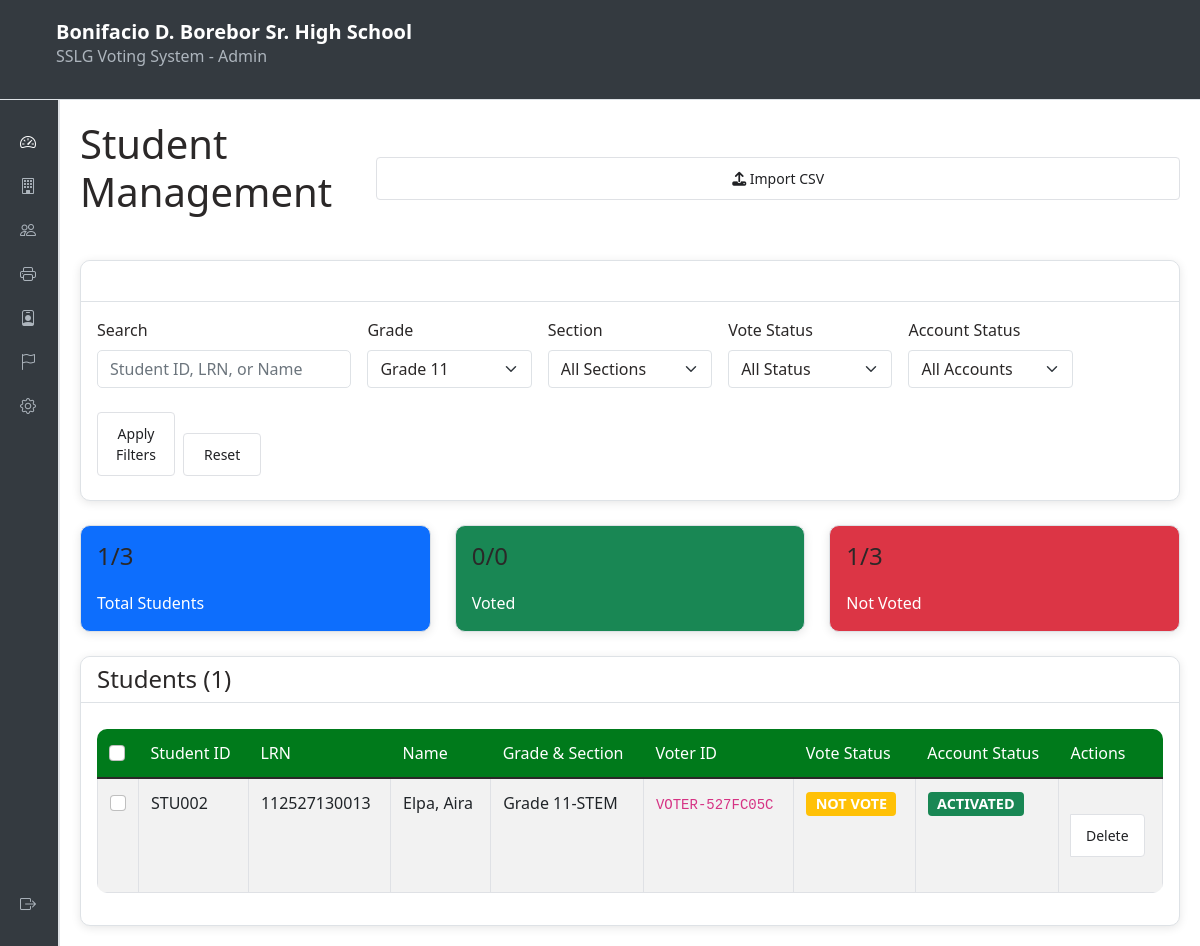
The app's page /admin/students.php?filter_grade=11 (signed in), older data.
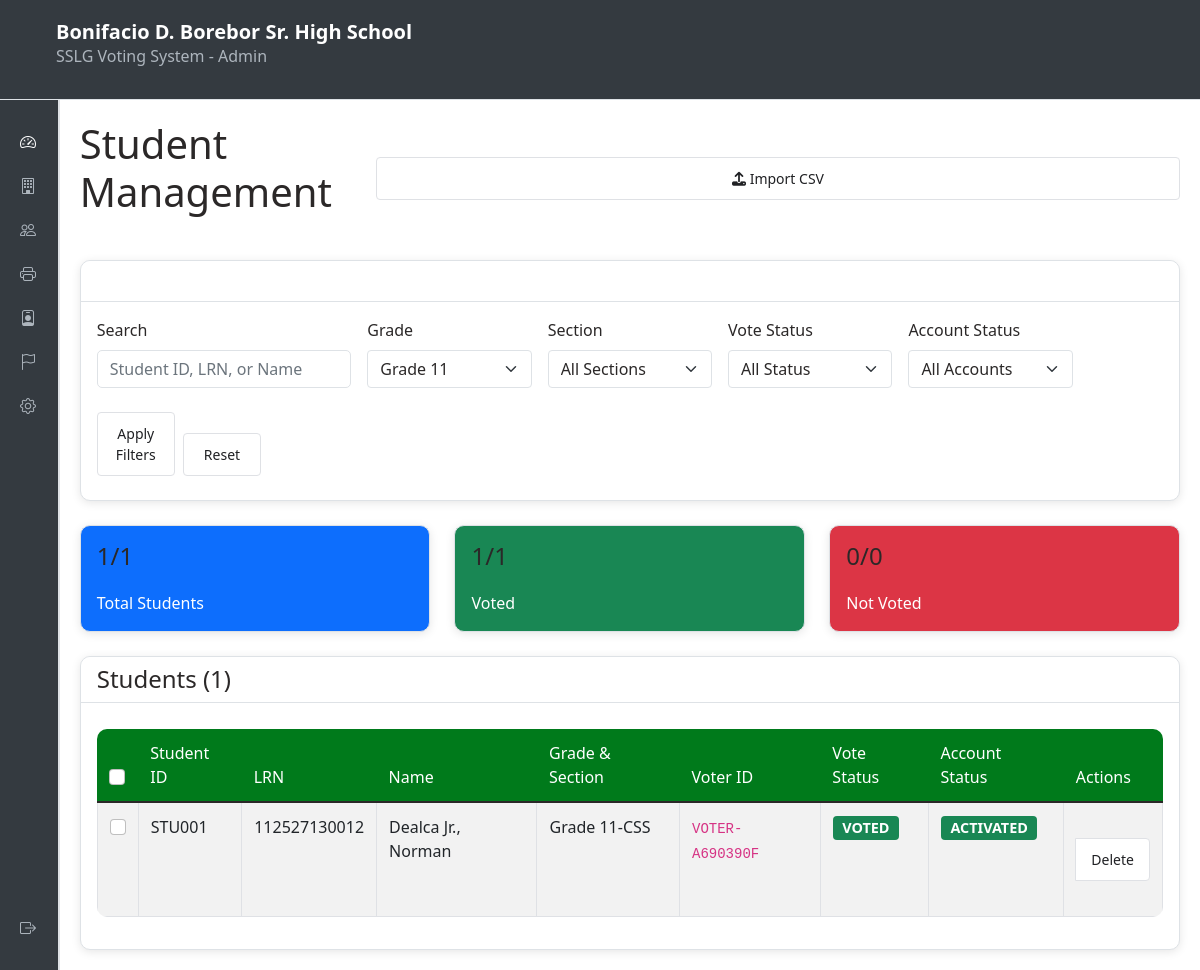
The same page, newer data.
### tables this page shows
CREATE TABLE users (
            id INTEGER PRIMARY KEY AUTOINCREMENT,
            student_id TEXT NOT NULL UNIQUE,
            password_hash TEXT NOT NULL,
            role TEXT NOT NULL DEFAULT 'voter',
            first_name TEXT,
            last_name TEXT,
            grade TEXT,
            section TEXT,
            is_active INTEGER NOT NULL DEFAULT 1,
            voter_id_card TEXT UNIQUE,
            created_at TEXT DEFAULT CURRENT_TIMESTAMP,
            updated_at TEXT DEFAULT CURRENT_TIMESTAMP
        , token_validated INTEGER DEFAULT 0, track TEXT, lrn VARCHAR(20) DEFAULT NULL, has_voted INTEGER DEFAULT 0);

### admin/students.php (the view, shortened to what this page needs)
<?php
$db = getDBConnection();
$filter_grade = $_GET['filter_grade'] ?? '';
$search_query = $_GET['search'] ?? '';
$query = "SELECT u.*, CASE WHEN v.id IS NOT NULL THEN 1 ELSE 0 END as has_voted FROM users u LEFT JOIN votes v ON u.id = v.voter_id WHERE u.role = 'voter'";
$params = [];
if (!empty($filter_grade)) {
    $query .= " AND u.grade = ?";
    $params[] = $filter_grade;
}
$query .= " GROUP BY u.id ORDER BY u.grade, u.section, u.last_name, u.first_name";
$stmt = $db->prepare($query);
$stmt->execute($params);
$students = $stmt->fetchAll();
$grades_query = "SELECT DISTINCT grade FROM users WHERE role = 'voter' ORDER BY CAST(grade AS UNSIGNED)";
$all_grades = $db->query($grades_query)->fetchAll(PDO::FETCH_COLUMN);
$total_students = count($students);
$voted_students = count(array_filter($students, fn($s) => $s['has_voted']));
$not_voted_students = $total_students - $voted_students;
$all_students_query = $db->query("SELECT COUNT(DISTINCT u.id) as total, COUNT(DISTINCT v.voter_id) as voted FROM users u LEFT JOIN votes v ON u.id = v.voter_id WHERE u.role = 'voter'")->fetch();
$all_total = $all_students_query['total'];
$all_voted = $all_students_query['voted'];
$all_not_voted = $all_total - $all_voted;
include '../includes/admin_header.php';
include '../includes/admin_sidebar.php';
?>
<div class="admin-content">
    <div class="d-flex justify-content-between align-items-center mb-4">
        <h1>Student Management</h1>
        <button type="button" class="btn btn-primary" data-bs-toggle="modal" data-bs-target="#importModal">
            <i class="fas fa-upload"></i> Import CSV
        </button>
    </div>
    <div class="card mb-4">
        <div class="card-header">
            <h5 class="mb-0">Filters</h5>
        </div>
        <div class="card-body">
            <form method="GET" action="" class="row g-3">
                <div class="col-md-3">
                    <label for="search" class="form-label">Search</label>
                    <input type="text" class="form-control" id="search" name="search" placeholder="Student ID, LRN, or Name" value="<?php echo htmlspecialchars($search_query); ?>">
                </div>
                <div class="col-md-2">
                    <label for="filter_grade" class="form-label">Grade</label>
                    <select class="form-select" id="filter_grade" name="filter_grade">
                        <?php foreach ($all_grades as $grade): ?>
                            <option value="<?php echo htmlspecialchars($grade); ?>" <?php echo $filter_grade === $grade ? 'selected' : ''; ?>>Grade <?php echo htmlspecialchars($grade); ?></option>
                        <?php endforeach; ?>
                    </select>
                </div>
                <div class="col-md-2">
                    <label for="filter_section" class="form-label">Section</label>
                    <select class="form-select" id="filter_section" name="filter_section">
                        <option value="">All Sections</option>
                    </select>
                </div>
                <div class="col-md-2">
                    <label for="filter_status" class="form-label">Vote Status</label>
                    <select class="form-select" id="filter_status" name="filter_status">
                        <option value="">All Status</option>
                    </select>
                </div>
                <div class="col-md-2">
                    <label for="filter_active" class="form-label">Account Status</label>
                    <select class="form-select" id="filter_active" name="filter_active">
                        <option value="">All Accounts</option>
                    </select>
                </div>
                <div class="col-md-2 d-flex align-items-end gap-2">
                    <button type="submit" class="btn btn-primary flex-grow-1">Apply Filters</button>
                    <a href="students.php" class="btn btn-secondary">Reset</a>
                </div>
            </form>
        </div>
    </div>
    <div class="row mb-4">
        <div class="col-md-4">
            <div class="card bg-primary text-white">
                <div class="card-body">
                    <h4><?php echo $total_students; ?>/<?php echo $all_total; ?></h4>
                    <p class="mb-0">Total Students</p>
                </div>
            </div>
        </div>
        <div class="col-md-4">
            <div class="card bg-success text-white">
                <div class="card-body">
                    <h4><?php echo $voted_students; ?>/<?php echo $all_voted; ?></h4>
                    <p class="mb-0">Voted</p>
                </div>
            </div>
        </div>
        <div class="col-md-4">
            <div class="card bg-danger text-white">
                <div class="card-body">
                    <h4><?php echo $not_voted_students; ?>/<?php echo $all_not_voted; ?></h4>
                    <p class="mb-0">Not Voted</p>
                </div>
            </div>
        </div>
    </div>
    <form method="POST" id="bulkForm">
        <div class="card">
            <div class="card-header d-flex justify-content-between align-items-center">
                <h4 class="mb-0">Students (<?php echo $total_students; ?>)</h4>
            </div>
            <div class="card-body">
                <div class="table-responsive">
                    <table class="table table-striped" id="studentsTable">
                        <thead>
                            <tr>
                                <th style="width:40px;">
                                    <input type="checkbox" id="selectAll" class="form-check-input" title="Select All">
                                </th>
                                <th>Student ID</th>
                                <th>LRN</th>
                                <th>Name</th>
                                <th>Grade & Section</th>
                                <th>Voter ID</th>
                                <th>Vote Status</th>
                                <th>Account Status</th>
                                <th>Actions</th>
                            </tr>
                        </thead>
                        <tbody>
                            <?php foreach ($students as $student): ?>
                                <tr>
                                    <td>
                                        <input type="checkbox" name="selected_ids[]" value="<?php echo $student['id']; ?>" class="form-check-input row-checkbox">
                                    </td>
                                    <td><?php echo htmlspecialchars($student['student_id']); ?></td>
                                    <td><?php echo htmlspecialchars($student['lrn'] ?? ''); ?></td>
                                    <td><?php echo htmlspecialchars($student['last_name'] . ', ' . $student['first_name']); ?></td>
                                    <td><?php echo htmlspecialchars('Grade ' . $student['grade'] . '-' . $student['section']); ?></td>
                                    <td><code><?php echo htmlspecialchars($student['voter_id_card']); ?></code></td>
                                    <td>
                                        <span class="badge <?php echo $student['has_voted'] ? 'bg-success' : 'bg-warning'; ?>">
                                            <?php echo $student['has_voted'] ? 'VOTED' : 'NOT VOTE'; ?>
                                        </span>
                                    </td>
                                    <td>
                                        <span class="badge <?php echo $student['is_active'] ? 'bg-success' : 'bg-danger'; ?>">
                                            <?php echo $student['is_active'] ? 'ACTIVATED' : 'NOT ACTIVATED'; ?>
                                        </span>
                                    </td>
                                    <td>
                                        <div class="btn-group btn-group-sm">
                                            <form method="POST" class="d-inline" data-no-transition onsubmit="return confirm('Are you sure you want to delete this student? This action cannot be undone.')">
                                                <button type="submit" class="btn btn-outline-danger btn-sm">Delete</button>
                                            </form>
                                        </div>
                                    </td>
                                </tr>
                            <?php endforeach; ?>
                        </tbody>
                    </table>
                </div>
            </div>
        </div>
    </form>
</div>
<?php include __DIR__ . '/../includes/admin_footer.php'; ?>

### includes/admin_header.php (shortened to what this page needs)
<!DOCTYPE html>
<html lang="en">
<head>
    <link href="https://cdn.jsdelivr.net/npm/bootstrap@5.1.3/dist/css/bootstrap.min.css" rel="stylesheet">
    <link rel="stylesheet" href="https://cdnjs.cloudflare.com/ajax/libs/font-awesome/6.1.1/css/all.min.css">
    <link href="../assets/css/style.css" rel="stylesheet">
    <link href="../assets/css/admin_style.css" rel="stylesheet">
    <link rel="stylesheet" href="https://cdn.jsdelivr.net/npm/bootstrap-icons@1.7.2/font/bootstrap-icons.css">
</head>
<body>
    <header class="admin-header">
        <div class="container-fluid">
            <div class="row align-items-center mb-3">
                <div class="col">
                    <a class="navbar-brand" href="index.php" style="margin: 0;"><?php echo SCHOOL_NAME; ?></a>
                    <h6 style="margin: 0; color: #adb5bd;">SSLG Voting System - Admin</h6>
                </div>
            </div>
        </div>
    </header>
    <div class="admin-wrapper">

### includes/admin_sidebar.php
<aside class="admin-sidebar collapsed d-flex flex-column justify-content-between">
    <nav class="nav flex-column">
        <a class="nav-link active" href="index.php"><i class="bi bi-speedometer2 me-2"></i><span class="link-text">Dashboard</span></a>
        <a class="nav-link" href="school.php"><i class="bi bi-building me-2"></i><span class="link-text">Edit School Info</span></a>
        <a class="nav-link" href="students.php"><i class="bi bi-people me-2"></i><span class="link-text">View Students</span></a>
        <a class="nav-link" href="print_ids.php"><i class="bi bi-printer me-2"></i><span class="link-text">Print Voter IDs</span></a>
        <a class="nav-link" href="candidates.php"><i class="bi bi-person-badge me-2"></i><span class="link-text">View Candidates</span></a>
        <a class="nav-link" href="election.php"><i class="bi bi-flag me-2"></i><span class="link-text">Manage Election</span></a>
        <a class="nav-link" href="settings.php"><i class="bi bi-gear me-2"></i><span class="link-text">Admin Settings</span></a>
    </nav>
    <div class="mt-3">
        <a class="nav-link" href="/phpvoting/logout.php"><i class="bi bi-box-arrow-right me-2"></i><span class="link-text">Logout</span></a>
    </div>
</aside>
<main class="admin-main">

### includes/admin_footer.php (shortened to what this page needs)
</main>
    </div>
</body>
</html>

### assets/css/style.css (style rules this page uses)
body { font-family: 'Segoe UI', Tahoma, Geneva, Verdana, sans-serif; background-color: #fff; }
.navbar-brand { font-weight: bold; }
.card { border: none; border-radius: 10px; box-shadow: 0 2px 10px rgba(0, 0, 0, 0.1); }
.card-header { background-color: #007a1b; color: #fff; border-radius: 10px 10px 0 0 !important; border: none; }
.btn-primary { background-color: #007a1b; border-color: #007a1b; border-radius: 5px; }
.form-control { border-radius: 5px; border: 1px solid #ced4da; }
.table { border-radius: 10px; overflow: hidden; }
.table thead th { background-color: #007a1b; color: white; border: none; }
.badge { font-size: 0.9em; }

### assets/css/admin_style.css (style rules this page uses)
:root { --bg-color: #ffffff; --text-color: #2b2828; --card-bg: #fff; --card-border: #dee2e6; --sidebar-bg: #343a40; --sidebar-text: #adb5bd; --sidebar-text-active: #fff; --header-bg: #343a40; --header-text: #fff; --table-border: #dee2e6; }
body { background-color: var(--bg-color); color: var(--text-color); opacity: 0; transition: opacity 0.35s ease, background-color 0.3s, color 0.3s; }
body.page-loaded { opacity: 1; }
.admin-wrapper { display: flex; min-height: 90vh; }
.admin-header { width: auto; height: 100px; background-color: var(--header-bg); color: var(--header-text); padding: 10px 20px; display: flex; justify-content: space-between; align-items: center; border-bottom: 1px solid var(--card-border); }
.admin-header .navbar-brand { color: var(--header-text); }
.admin-sidebar { width: 60px; height: auto; background-color: var(--sidebar-bg); padding: 20px 10px; display: flex; flex-direction: column; border-right: 2px solid var(--card-border); transition: width 0.3s; overflow: hidden; }
.admin-sidebar .nav-link { display: flex; align-items: center; padding: 10px 10px; }
.admin-sidebar .nav-link { color: var(--sidebar-text); }
.admin-sidebar .nav-link.active, .admin-sidebar .nav-link:hover { color: var(--sidebar-text-active); }
.admin-main { flex-grow: 1; padding: 20px; background-color: var(--bg-color); }
.admin-content h2, .admin-content h1, .admin-content h4 { color: var(--text-color); margin-bottom: 20px; }
.card { background-color: var(--card-bg); border: 1px solid var(--card-border); color: var(--text-color); }
.card-header { background-color: var(--card-bg); border-bottom: 1px solid var(--card-border); }
.table { color: var(--text-color); border-color: var(--card-border); }
.table th, .table td { border-color: var(--card-border); }
.form-control, .form-select { background-color: var(--card-bg); color: var(--text-color); border-color: var(--card-border); }

### includes/admin_header.php (style rules this page uses)
.admin-content .btn-group { margin: 15px 0; }
.admin-content .btn { display: block; width: 100%; padding: 10px 15px; margin: 8px 0; border: 1px solid #dfe1e5; border-radius: 4px; text-decoration: none; text-align: center; font-size: 14px; color: #202124; background: white; transition: all 0.2s ease; }
.admin-content table { width: 100%; border-collapse: collapse; margin-top: 10px; }
.admin-content th, .admin-content td { border: 1px solid #dfe1e5; padding: 12px; text-align: left; }
.admin-content th { background-color: #f8f9fa; font-weight: 500; }

Row changes from the older to the newer data that the page shows:
removed users: student "STU002", lrn "112527130013", last_name+first_name "Elpa, Aira", grade+section "Grade 11-STEM", voter_id_card "VOTER-527FC05C", shows "NOT VOTE", is_active "ACTIVATED"
added users: student "STU001", lrn "112527130012", last_name+first_name "Dealca Jr., Norman", grade+section "Grade 11-CSS", voter_id_card "VOTER-A690390F", shows "VOTED", is_active "ACTIVATED"
Text that changed along with them:
$all_total: "3" → "1"
$voted_students: "0" → "1"
$all_voted: "0" → "1"
$not_voted_students: "1" → "0"
$all_not_voted: "3" → "0"
